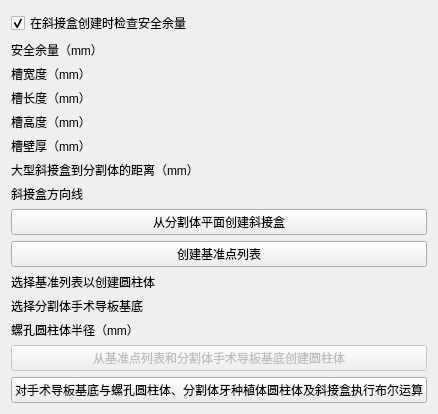
    <widget class="ctkCollapsibleButton" name="CollapsibleButton_2" native="true">
     <property name="text" stdset="0">
      <string>分割体外科导向生成</string>
     </property>
     <property name="collapsed" stdset="0">
      <bool>false</bool>
     </property>
     <layout class="QVBoxLayout" name="verticalLayout_3">
      <item>
       <widget class="QCheckBox" name="checkSecurityMarginOnMiterBoxCreationCheckBox">
        <property name="text">
         <string>在斜接盒创建时检查安全余量</string>
        </property>
        <property name="checked">
         <bool>true</bool>
        </property>
       </widget>
      </item>
      <item>
       <widget class="QFrame" name="securityMarginOfFibulaPiecesFrame">
        <property name="frameShape">
         <enum>QFrame::NoFrame</enum>
        </property>
        <property name="frameShadow">
         <enum>QFrame::Plain</enum>
        </property>
        <property name="lineWidth">
         <number>1</number>
        </property>
        <layout class="QHBoxLayout" name="horizontalLayout_5">
         <property name="leftMargin">
          <number>0</number>
         </property>
         <property name="topMargin">
          <number>0</number>
         </property>
         <property name="rightMargin">
          <number>0</number>
         </property>
         <property name="bottomMargin">
          <number>0</number>
         </property>
         <item>
          <widget class="QLabel" name="label_33">
           <property name="text">
            <string>安全余量（mm）</string>
           </property>
          </widget>
         </item>
         <item>
          <widget class="ctkDoubleSpinBox" name="securityMarginOfFibulaPiecesSpinBox" native="true">
           <property name="decimals" stdset="0">
            <number>1</number>
           </property>
           <property name="maximum" stdset="0">
            <double>30.000000000000000</double>
           </property>
           <property name="singleStep" stdset="0">
            <double>0.100000000000000</double>
           </property>
           <property name="value" stdset="0">
            <double>1.000000000000000</double>
           </property>
          </widget>
         </item>
        </layout>
       </widget>
      </item>
      <item>
       <layout class="QFormLayout" name="formLayout_3">
        <property name="topMargin">
         <number>0</number>
        </property>
        <item row="1" column="0">
         <widget class="QLabel" name="label_16">
          <property name="text">
           <string>槽宽度（mm）</string>
          </property>
         </widget>
        </item>
        <item row="1" column="1">
         <widget class="ctkDoubleSpinBox" name="miterBoxSlotWidthSpinBox" native="true">
          <property name="decimals" stdset="0">
           <number>1</number>
          </property>
          <property name="maximum" stdset="0">
           <double>60.000000000000000</double>
          </property>
          <property name="singleStep" stdset="0">
           <double>0.100000000000000</double>
          </property>
          <property name="value" stdset="0">
           <double>1.000000000000000</double>
          </property>
         </widget>
        </item>
        <item row="2" column="0">
         <widget class="QLabel" name="label_17">
          <property name="text">
           <string>槽长度（mm）</string>
          </property>
         </widget>
        </item>
        <item row="2" column="1">
         <widget class="ctkDoubleSpinBox" name="miterBoxSlotLengthSpinBox" native="true">
          <property name="decimals" stdset="0">
           <number>1</number>
          </property>
          <property name="singleStep" stdset="0">
           <double>0.100000000000000</double>
          </property>
          <property name="value" stdset="0">
           <double>20.000000000000000</double>
          </property>
         </widget>
        </item>
        <item row="4" column="0">
         <widget class="QLabel" name="label_19">
          <property name="text">
           <string>槽壁厚（mm）</string>
          </property>
         </widget>
        </item>
        <item row="4" column="1">
         <widget class="ctkDoubleSpinBox" name="miterBoxSlotWallSpinBox" native="true">
          <property name="decimals" stdset="0">
           <number>1</number>
          </property>
          <property name="maximum" stdset="0">
           <double>20.000000000000000</double>
          </property>
          <property name="singleStep" stdset="0">
           <double>0.100000000000000</double>
          </property>
          <property name="value" stdset="0">
           <double>3.000000000000000</double>
          </property>
         </widget>
        </item>
        <item row="3" column="0">
         <widget class="QLabel" name="label_20">
          <property name="text">
           <string>槽高度（mm）</string>
          </property>
         </widget>
        </item>
        <item row="3" column="1">
         <widget class="ctkDoubleSpinBox" name="miterBoxSlotHeightSpinBox" native="true">
          <property name="decimals" stdset="0">
           <number>1</number>
          </property>
          <property name="singleStep" stdset="0">
           <double>0.100000000000000</double>
          </property>
          <property name="value" stdset="0">
           <double>15.000000000000000</double>
          </property>
         </widget>
        </item>
        <item row="5" column="0">
         <widget class="QLabel" name="label_21">
          <property name="text">
           <string>大型斜接盒到分割体的距离（mm）</string>
          </property>
         </widget>
        </item>
        <item row="5" column="1">
         <widget class="ctkDoubleSpinBox" name="biggerMiterBoxDistanceToFibulaSpinBox" native="true">
          <property name="decimals" stdset="0">
           <number>1</number>
          </property>
          <property name="maximum" stdset="0">
           <double>50.000000000000000</double>
          </property>
          <property name="singleStep" stdset="0">
           <double>0.100000000000000</double>
          </property>
          <property name="value" stdset="0">
           <double>3.000000000000000</double>
          </property>
         </widget>
        </item>
        <item row="7" column="0">
         <widget class="QLabel" name="label_22">
          <property name="text">
           <string>斜接盒方向线</string>
          </property>
         </widget>
        </item>
        <item row="7" column="1">
         <widget class="qMRMLNodeComboBox" name="miterBoxDirectionLineSelector" native="true">
          <property name="enabled">
           <bool>false</bool>
          </property>
          <property name="nodeTypes" stdset="0">
           <stringlist>
            <string>vtkMRMLMarkupsLineNode</string>
           </stringlist>
          </property>
          <property name="addEnabled" stdset="0">
           <bool>false</bool>
          </property>
          <property name="removeEnabled" stdset="0">
           <bool>false</bool>
          </property>
         </widget>
        </item>
       </layout>
      </item>
      <item>
       <widget class="QPushButton" name="createMiterBoxesFromFibulaPlanesButton">
        <property name="text">
         <string>从分割体平面创建斜接盒</string>
        </property>
       </widget>
      </item>
      <item>
       <widget class="QPushButton" name="createFibulaCylindersFiducialListButton">
        <property name="text">
         <string>创建基准点列表</string>
        </property>
       </widget>
      </item>
      <item>
       <layout class="QFormLayout" name="formLayout_2">
        <property name="topMargin">
         <number>0</number>
        </property>
        <item row="0" column="0">
         <widget class="QLabel" name="label_12">
          <property name="text">
           <string>选择基准列表以创建圆柱体</string>
          </property>
         </widget>
        </item>
        <item row="1" column="0">
         <widget class="QLabel" name="label_13">
          <property name="text">
           <string>选择分割体手术导板基底</string>
          </property>
         </widget>
        </item>
        <item row="1" column="1">
         <widget class="qMRMLNodeComboBox" name="fibulaSurgicalGuideBaseSelector" native="true">
          <property name="nodeTypes" stdset="0">
           <stringlist>
            <string>vtkMRMLModelNode</string>
           </stringlist>
          </property>
          <property name="addEnabled" stdset="0">
           <bool>false</bool>
          </property>
          <property name="removeEnabled" stdset="0">
           <bool>false</bool>
          </property>
         </widget>
        </item>
        <item row="0" column="1">
         <widget class="qMRMLNodeComboBox" name="fibulaFiducialListSelector" native="true">
          <property name="nodeTypes" stdset="0">
           <stringlist>
            <string>vtkMRMLMarkupsFiducialNode</string>
           </stringlist>
          </property>
          <property name="addEnabled" stdset="0">
           <bool>false</bool>
          </property>
          <property name="removeEnabled" stdset="0">
           <bool>false</bool>
          </property>
         </widget>
        </item>
        <item row="2" column="0">
         <widget class="QLabel" name="label_14">
          <property name="text">
           <string>螺孔圆柱体半径（mm）</string>
          </property>
         </widget>
        </item>
        <item row="2" column="1">
         <widget class="ctkDoubleSpinBox" name="fibulaScrewHoleCylinderRadiusSpinBox" native="true">
          <property name="decimals" stdset="0">
           <number>1</number>
          </property>
          <property name="maximum" stdset="0">
           <double>5.000000000000000</double>
          </property>
          <property name="singleStep" stdset="0">
           <double>0.100000000000000</double>
          </property>
          <property name="value" stdset="0">
           <double>1.500000000000000</double>
          </property>
         </widget>
        </item>
       </layout>
      </item>
      <item>
       <widget class="QPushButton" name="createCylindersFromFiducialListAndFibulaSurgicalGuideBaseButton">
        <property name="enabled">
         <bool>false</bool>
        </property>
        <property name="text">
         <string>从基准点列表和分割体手术导板基底创建圆柱体</string>
        </property>
       </widget>
      </item>
      <item>
       <widget class="QPushButton" name="makeBooleanOperationsToFibulaSurgicalGuideBaseButton">
        <property name="text">
         <string>对手术导板基底与螺孔圆柱体、分割体牙种植体圆柱体及斜接盒执行布尔运算</string>
        </property>
       </widget>
      </item>
     </layout>
    </widget>
